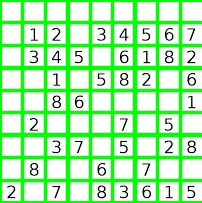
#> input picture img_PT.jpg, 202 x 203 px; its folder holds only this picture in this run
$ python -i utils.py   (imports and definitions only)
#> lines starting #> are read from the running program, lines starting #| are printed output that depends on the picture; after the words box and inside, x2 and y2 are one past the last pixel; in counts of white or black regions, pixels touching at a corner belong together
#> further down, picture is the input picture: shape (203, 202, 3); mean B, G, R 171.3, 241.8, 171.1
import cv2
import numpy as np
#from base import img

def preprocessImage(img):
    #converting the image to grayscale
    gray = cv2.cvtColor(img, cv2.COLOR_BGR2GRAY)
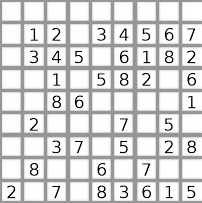
#> gray: shape (203, 202); min 0, max 255, mean 212.6

    #applying Gaussain Blurring to reduce noise
    dst = cv2.GaussianBlur(gray,(1,1),cv2.BORDER_DEFAULT)

    #applying Inverse Binary Threshold
    ret,thresh_inv = cv2.threshold(gray, 180, 255,cv2.THRESH_BINARY_INV)
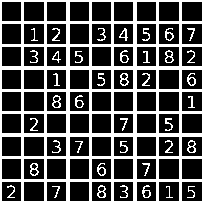
#> thresh_inv: shape (203, 202); 30.7% white; 41 white regions, largest, box (x1, y1, x2, y2) and area: (0, 0, 202, 203) 10904, (120, 73, 129, 86) 57, (30, 163, 39, 176) 57

    return thresh_inv

# [90 lines left out: functions probHoughTransformUtil, order_points, four_point_transform, not called in this run]


# thresh_inv = preprocessImage(img)
# poly_approx = probHoughTransformUtil(thresh_inv)
# #perspective transformed image
# img_PT = four_point_transform(thresh_inv,poly_approx)

>>> import cv2
>>> picture = cv2.imread('../../img_PT.jpg')
>>> result = preprocessImage(picture)

$ run again, on easy.png
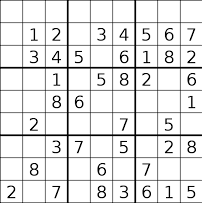
#> input picture easy.png, 202 x 203 px
#> picture is the input picture: shape (203, 202, 3); min 0, max 255, mean 227.8
#> in preprocessImage, `ret,thresh_inv = cv2.threshold(gray, 180, 255,cv2.THRESH_BINARY_INV)`:
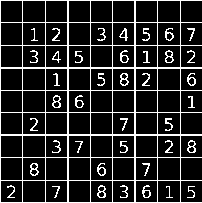
#> thresh_inv: shape (203, 202); 15.1% white in thin lines or dots
